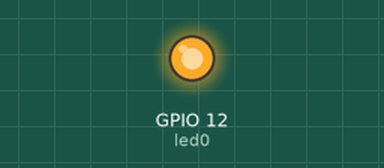
Simulated run of this program. Board: ESP32 board running MicroPython. On the bench: output pins drawn as LEDs (lit = HIGH).

Above: at 0.1 s.
Timing chart, 0 to 1.6 s (numbered marks = the images above):
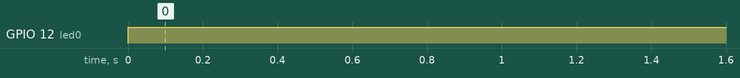

The program:

main.py
```python
from main.ota_updater import OTAUpdater
import machine


def download_and_install_update_if_available():
    o = OTAUpdater('https://github.com/ypj0202/ESP32_OTA')
    o.install_update_if_available_after_boot('wifi-ssid', 'wifi-password')


def start():
    led0 = machine.Pin(12, machine.Pin.OUT)
    while True:
        led0.value(1)


def boot():
    download_and_install_update_if_available()
    start()


boot()
```

Measured:
- by itself, GPIO 12 (led0): LOW → HIGH at 0.00 s
